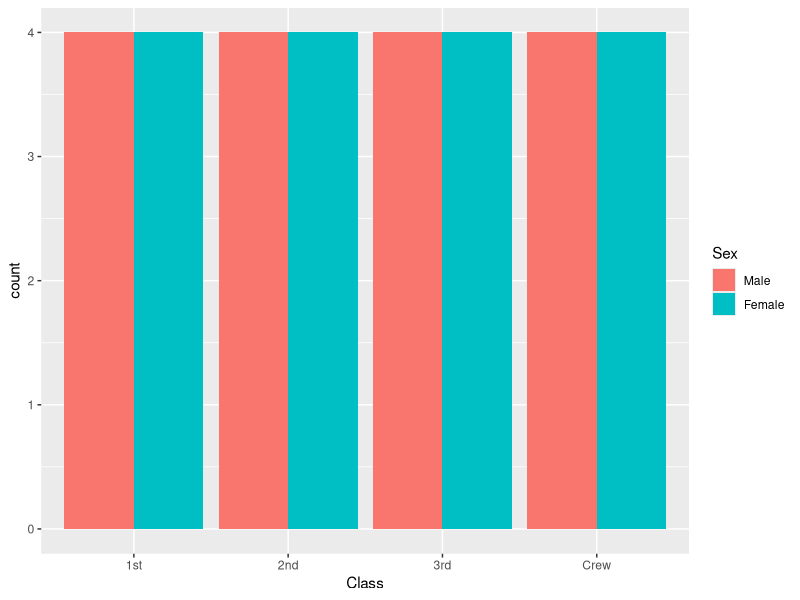
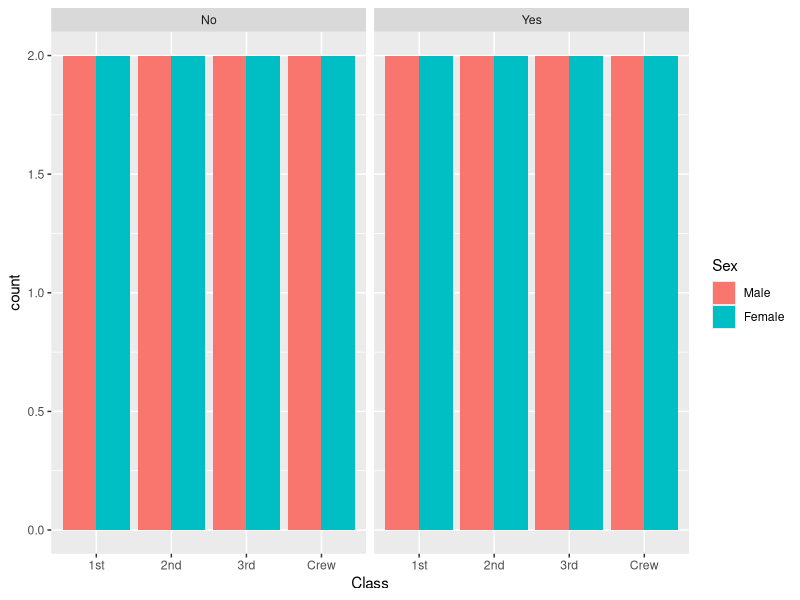
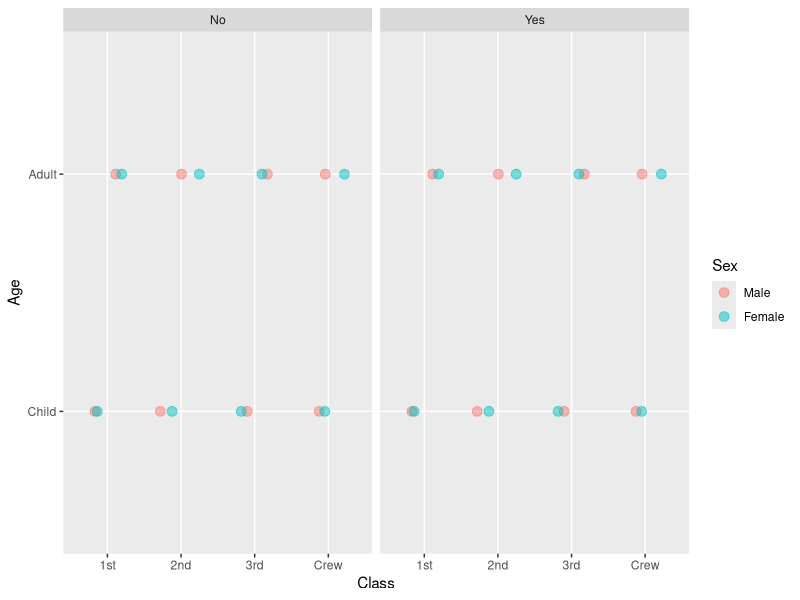

Generate these figures, in order, with R:
library(ggplot2)

data("Titanic")
df <- as.data.frame(Titanic)

# check structure of data frame
str(df)

# 2 - Use ggplot() 
p0 <- ggplot(df, aes(x = Class, fill = Sex)) +
  geom_bar(position = "dodge")

print(p0)

# 3 - Plot 2, add facet_grid() layer
p <- ggplot(df, aes(x = Class, fill = Sex)) +
  geom_bar(position = "dodge")+facet_grid(.~ Survived)

print(p)

# 4 - Define an object for position jitterdodge, to use below
posn.jd <- position_jitterdodge(0.5, 0, 0.6)

# 5 - Plot 3, but use the position object from instruction 4

P2<- ggplot(df, aes(x = Class, color = Sex, y = Age)) +
  geom_point(size = 3, alpha = 0.5,position = posn.jd)+facet_grid(.~ Survived)

print(P2)
